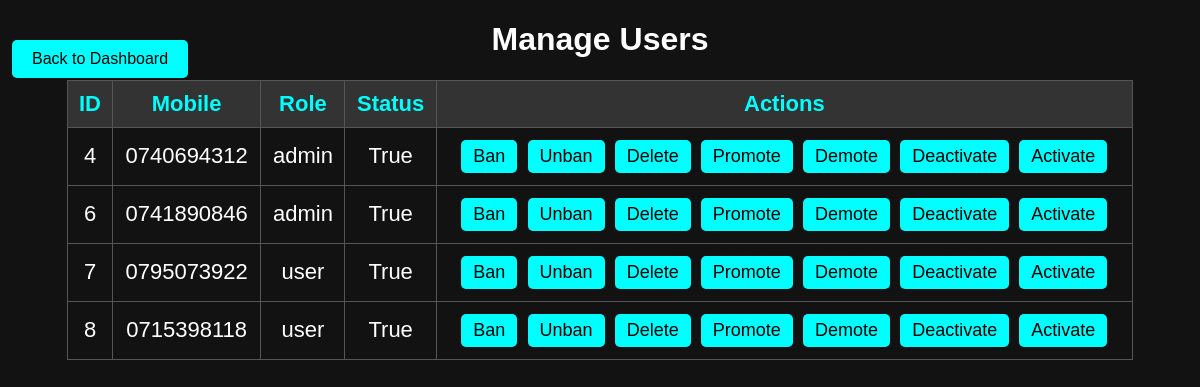
The page /admin/manage_users (signed in) on the database its author committed.
### app.py (models this page shows)
class User(db.Model, UserMixin):
    id = db.Column(db.Integer, primary_key=True)
    mobile = db.Column(db.String(10), unique=True, nullable=False)
    email = db.Column(db.String(120), unique=True,  nullable=False)
    password = db.Column(db.String(255), nullable=False)
    role = db.Column(db.String(10), nullable=False, default='user')
    created_at = db.Column(db.DateTime, default=nairobi_time)
    profile_image = db.Column(db.String(255), default='/static/default-profile.png')
    location = db.Column(db.String(255), nullable=True)
    agreed = db.Column(db.Boolean, default=False)
    active = db.Column(db.Boolean, default=True)

### app.py (the view)
@app.route('/admin/manage_users')
@admin_required
def manage_users():
    users = User.query.all()
    return render_template('admin_manage_users.html', users=users)

### app.py (called while the page is built)
@app.before_request
def make_session_permanent():
    session.permanent = True

@app.before_request
def auto_logout_user():
    if current_user.is_authenticated:
        user = User.query.filter_by(id=current_user.id).first()
        if user and user.role != current_user.role:
            logout_user()
            flash("Role has changed. Please log in again.", "error")
            return redirect(url_for('login'))

def admin_required(f):
    @wraps(f)
    def decorated_function(*args, **kwargs):
        if not current_user.is_authenticated or current_user.role != 'admin':
            return abort(403)
        return f(*args, **kwargs)
    return decorated_function

@login_manager.user_loader
def load_user(user_id):
    return User.query.get(int(user_id))

@app.context_processor
def inject_csrf_token():
    from flask_wtf.csrf import generate_csrf
    return dict(csrf_token=generate_csrf)

### templates/admin_manage_users.html (shortened to what this page needs)
<!DOCTYPE html>
<html lang="en">
<head>
</head>
<body>
  <h1>Manage Users</h1><div id="toast-container" class="toast-container"></div>
  <button class="btn" onclick="window.location.href='/admin/dashboard'">Back to Dashboard</button>
  <table>
    <tr>
      <th>ID</th>
      <th>Mobile</th>
      <th>Role</th>
      <th>Status</th>
      <th>Actions</th>
    </tr>
    {% for user in users %}
    <tr>
      <td>{{ user.id }}</td>
      <td>{{ user.mobile }}</td>
      <td>{{ user.role }}</td>
      <td>{{ user.active }}</td>
      <td>
        <form action="{{ url_for('admin_ban_user', user_id=user.id) }}" method="POST" style="display:inline;">
          <button type="submit">Ban</button>
        </form>
        <form action="{{ url_for('admin_unban_user', user_id=user.id) }}" method="POST" style="display:inline;">
          <button type="submit">Unban</button>
        </form>
        <form action="{{ url_for('admin_delete_user', user_id=user.id) }}" method="POST" style="display:inline;">
          <button type="submit">Delete</button>
        </form>
        <form action="{{ url_for('admin_promote_user', user_id=user.id) }}" method="POST" style="display:inline;">
          <button type="submit">Promote</button>
        </form>
        <form action="{{ url_for('admin_demote_user', user_id=user.id) }}" method="POST" style="display:inline;">
          <button type="submit">Demote</button>
        </form>
        <form action="{{ url_for('admin_deactivate_user', user_id=user.id) }}" method="POST" style="display:inline;">
          <button type="submit">Deactivate</button>
        </form>
        <form action="{{ url_for('admin_activate_user', user_id=user.id) }}" method="POST" style="display:inline;">
          <button type="submit">Activate</button>
        </form>
      </td>
    </tr>
    {% endfor %}
  </table></body>
</html>

### templates/admin_manage_users.html (style rules this page uses)
body { background: #121212; color: white; font-family: Arial, sans-serif; text-align: center; }
table { width: 90%; margin: auto; border-collapse: collapse; font-size: 22px; }
th, td { padding: 10px; border: 1px solid #555; }
th { background: #333; color: cyan; }
button { padding: 6px 12px; background: cyan; border: none; border-radius: 5px; cursor: pointer; margin: 2px; font-size: 18px; }
.btn { margin-top: 20px; position: fixed; top: 20px; left: 10px; padding: 10px 20px; font-size: 16px; border: none; background: cyan; color: black; cursor: pointer; border-radius: 5px; transition: 0.3s; }

### rows shown on the page
User: id "4", mobile "0740694312", role "admin", active "True"
User: id "6", mobile "0741890846", role "admin", active "True"
User: id "7", mobile "0795073922", role "user", active "True"
User: id "8", mobile "0715398118", role "user", active "True"
